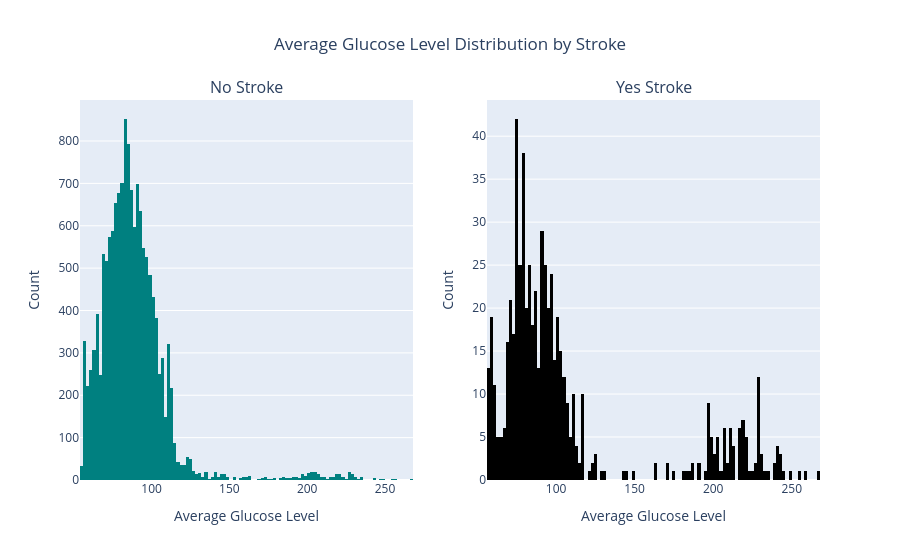

Write notebook code for a chart like this one.
### Code cell
fig = custom_historgram('avg_glucose_level', ['Average Glucose Level Distribution by Stroke', 'Average Glucose Level'])
fig.show()

### Figure 1 — Plotly figure (JSON) as saved in the notebook; plotly's stock layout.template omitted (floating-point values rounded to 4 significant figures; data arrays with more than 128 entries replaced by an {"elided": "..."} marker saying what was removed)
{"data": [{"bingroup": "x", "hovertemplate": "avg_glucose_level=%{x}<br>count=%{y}<extra></extra>", "legendgroup": "", "marker": {"color": "#008080", "pattern": {"shape": ""}}, "name": "", "orientation": "v", "showlegend": false, "type": "histogram", "x": {"elided": "14671 float values"}, "xaxis": "x", "yaxis": "y"}, {"bingroup": "x", "hovertemplate": "avg_glucose_level=%{x}<br>count=%{y}<extra></extra>", "legendgroup": "", "marker": {"color": "black", "pattern": {"shape": ""}}, "name": "", "orientation": "v", "showlegend": false, "type": "histogram", "x": {"elided": "632 float values"}, "xaxis": "x2", "yaxis": "y2"}], "layout": {"annotations": [{"font": {"size": 16}, "showarrow": false, "text": "No Stroke", "x": 0.225, "xanchor": "center", "xref": "paper", "y": 1, "yanchor": "bottom", "yref": "paper"}, {"font": {"size": 16}, "showarrow": false, "text": "Yes Stroke", "x": 0.775, "xanchor": "center", "xref": "paper", "y": 1, "yanchor": "bottom", "yref": "paper"}], "title": {"text": "Average Glucose Level Distribution by Stroke", "x": 0.5}, "xaxis": {"anchor": "y", "domain": [0, 0.45], "title": {"text": "Average Glucose Level"}}, "xaxis2": {"anchor": "y2", "domain": [0.55, 1], "title": {"text": "Average Glucose Level"}}, "yaxis": {"anchor": "x", "domain": [0, 1], "title": {"text": "Count"}}, "yaxis2": {"anchor": "x2", "domain": [0, 1], "title": {"text": "Count"}}}}
